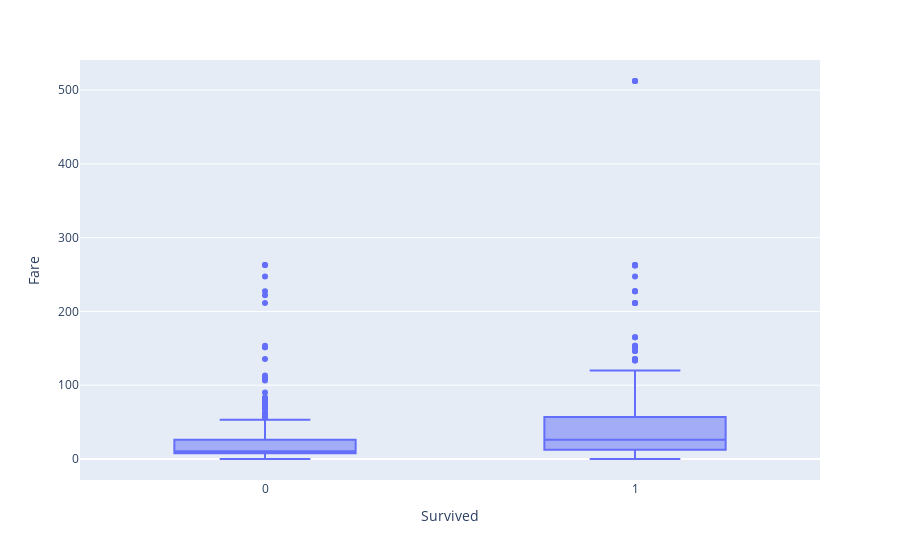

Notebook source saved alongside this figure:
### Code cell
fig=px.box(data_frame=titanic,y='Fare',x='Survived')
fig.show()

### Figure 1 — Plotly figure (JSON) as saved in the notebook; plotly's stock layout.template omitted (floating-point values rounded to 4 significant figures; data arrays with more than 128 entries replaced by an {"elided": "..."} marker saying what was removed)
{"data": [{"alignmentgroup": "True", "hovertemplate": "Survived=%{x}<br>Fare=%{y}<extra></extra>", "legendgroup": "", "marker": {"color": "#636efa"}, "name": "", "notched": false, "offsetgroup": "", "orientation": "v", "showlegend": false, "type": "box", "x": {"elided": "1309 int values"}, "x0": " ", "xaxis": "x", "y": {"elided": "1309 float values"}, "y0": " ", "yaxis": "y"}], "layout": {"boxmode": "group", "legend": {"tracegroupgap": 0}, "margin": {"t": 60}, "xaxis": {"anchor": "y", "domain": [0, 1], "title": {"text": "Survived"}}, "yaxis": {"anchor": "x", "domain": [0, 1], "title": {"text": "Fare"}}}}
